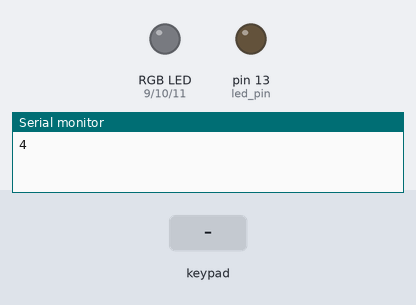
A sketch run on a simulated Arduino Uno, built with avr-gcc and run on an emulated ATmega328P. Parts: an RGB LED mixed from three pins (HIGH = lit), output pins drawn as LEDs (lit = HIGH), the last lines printed to the serial monitor. Inputs (shaded band) come from the test bench. Random numbers use the default seed unless the sketch sets one.

Above: at 1.2 s.
1.3 s: keypad keys 7 3 7 3 8 # pressed 0.4 s apart
At 4.2 s:
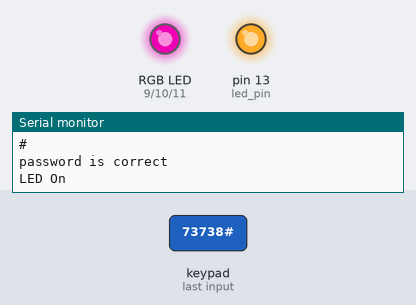
5.2 s: key '*' pressed
7.8 s: key '#' pressed
Timing chart, 0 to 10.8 s (numbered marks = the images above; inputs shaded):
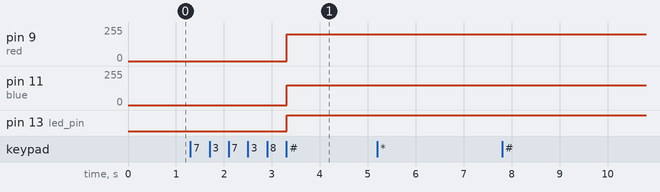

Measured:
- after the input at 1.3 s, pin 9 (red): 0/255 → 200/255 after 2.0 s; pin 11 (blue): 0/255 → 150/255 after 2.0 s; pin 13 (led_pin): LOW → HIGH after 2.0 s

The sketch:

Keypad.ino
```cpp
// Code used for Antenna 4 of the SoutheastCon Hardware Competition 2026

#include <Keypad.h>

int red = 9;
int green = 10;
int blue = 11;
int led_pin = 13;

int redBrightness = 0;
int greenBrightness = 0;
int blueBrightness = 0;
int randomColor;

const int ROW_NUM = 4; //four rows
const int COLUMN_NUM = 3; //three columns

char keys[ROW_NUM][COLUMN_NUM] = {
  {'1','2','3'},
  {'4','5','6'},
  {'7','8','9'},
  {'*','0','#'}
};

byte pin_rows[ROW_NUM] = {5, 6, 7, 8}; //connect to the row pinouts of the keypad
byte pin_column[COLUMN_NUM] = {2, 3, 4}; //connect to the column pinouts of the keypad

Keypad keypad = Keypad(makeKeymap(keys), pin_rows, pin_column, ROW_NUM, COLUMN_NUM );

const String password = "73738"; // change your password here
String input_password;

void setup(){
  Serial.begin(9600);
  input_password.reserve(32); // maximum input characters is 33, change if needed
  randomSeed(analogRead(A0));
  randomColor = random(5);
  Serial.println(randomColor);

  pinMode(red, OUTPUT);
  pinMode(green, OUTPUT);
  pinMode(blue, OUTPUT);
  pinMode(led_pin, OUTPUT);

}

void loop(){
  char key = keypad.getKey();

  if (key){
    Serial.println(key);

    if(key == '*') {
      input_password = ""; // clear input password
    }
    else if(key == '#') {
      if(password == input_password) {
        Serial.println("password is correct");

        Serial.print("LED On");
        digitalWrite(led_pin, HIGH);

        if(randomColor == 1)
        {
          redBrightness = 150;
          blueBrightness = 0;
          greenBrightness = 0;
        }
        else if(randomColor == 2)
        {
          redBrightness = 0;
          blueBrightness = 150;
          greenBrightness = 0;
        }
        else if(randomColor == 3)
        {
          redBrightness = 0;
          blueBrightness = 0;
          greenBrightness = 100;
        }
        else
        {
          redBrightness = 200;
          blueBrightness = 150;
          greenBrightness = 0;
        }

        analogWrite(red, redBrightness);
        analogWrite(green, greenBrightness);
        analogWrite(blue, blueBrightness);
        digitalWrite(led_pin, HIGH);
        delay(3000);
        input_password = ""; // clear input password
        }
        else {
          Serial.println("password is incorrect, try again");
          input_password = ""; // clear input password
        }
    }
    else {
      input_password += key; // append new character to input password string
    }
  }
}
```
